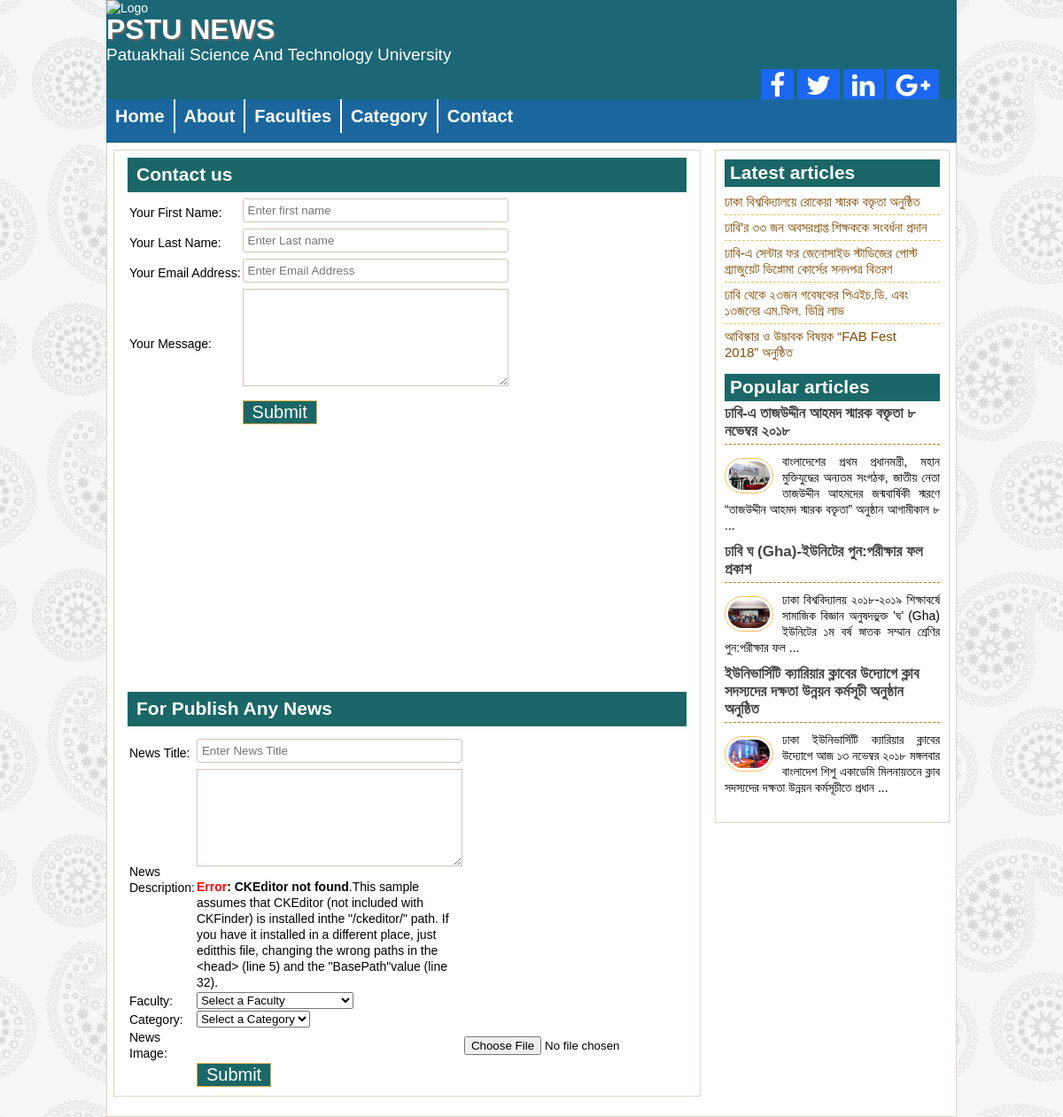
/Project/images/contact.php, run on the app's committed database.
### tables this page shows
CREATE TABLE `news` (
  `news_id` int(11) NOT NULL,
  `title` varchar(255) NOT NULL,
  `short_description` varchar(255) NOT NULL,
  `long_description` varchar(9999) NOT NULL,
  `image` varchar(255) NOT NULL,
  `faculty_id` int(11) NOT NULL,
  `category_id` int(11) NOT NULL,
  `status` int(1) NOT NULL,
  `date` varchar(255) NOT NULL,
  `year` varchar(4) NOT NULL,
  `month` varchar(2) NOT NULL,
  `timestamp` varchar(255) NOT NULL
);

### Project/images/contact.php (the view, shortened to what this page needs)
<!DOCTYPE html>
<html>
<head>
<?php include("head.php"); ?>
</head>
<body>
<?php
	include("config.php");
?>
<div class="headersection templete clear">
		<div class="logo">
			<img src="images/pstu.png" alt="Logo"/>
			<h2>PSTU NEWS</h2>
			<p>Patuakhali Science And Technology University</p>
		</div>
		<div class="social">
			<a href="#"><i class="fa fa-facebook"></i></a>
			<a href="#"><i class="fa fa-twitter"></i></a>
			<a href="#"><i class="fa fa-linkedin"></i></a>
			<a target="_blank" href="#"><i class="fa fa-google-plus"></i></a>
		</div>
	</div>
<div class="navsection templete">
		<ul>
			<li><a href="index.php">Home</a></li>
			<li><a href="about.php">About</a></li>
			<li><a href="">Faculties</a>
			</li>
			<li><a href="">Category</a>
			</li>
			<li><a href="contact.php">Contact</a>
		</ul>
	</div>
<div class="contentsection contemplete clear">
	<div class="maincontent clear">
		<div class="about">
			<h2>Contact us</h2>
			<table>
			<tr>
				<td>Your First Name:</td>
				<td>
				<input type="text" name="firstname" placeholder="Enter first name"/>
				</td>
			</tr>
			<tr>
				<td>Your Last Name:</td>
				<td>
				<input type="text" name="lastname" placeholder="Enter Last name"/>
				</td>
			</tr>
			<tr>
				<td>Your Email Address:</td>
				<td>
				<input type="email" name="email" placeholder="Enter Email Address"/>
				</td>
			</tr>
			<tr>
				<td>Your Message:</td>
				<td>
				<textarea></textarea>
				</td>
			</tr>
			<tr>
				<td></td>
				<td>
				<input type="submit" name="" value="Submit"/>
				</td>
			</tr>
			</table>
		 </div>
		<div class="googlemp">
			<div id="map"></div>
		</div>
		<div class="about">
			<h2>For Publish Any News</h2>
			<form method="post" enctype="multipart/form-data">
			<table>
			<tr>
				<td>News Title:</td>
				<td>
				<input type="text" name="title" placeholder="Enter News Title"/>
				</td>
			</tr>
			<tr>
				<td>News Description:</td>
				<td>
				<textarea name="long_description"></textarea>
				</td>
			</tr>
			<tr>
				<td>Faculty:</td>
				<td>
					<select name="faculty_id">
						<option value="">Select a Faculty</option>
					</select>
						</td>
			</tr>
			<tr>
				<td>Category:</td>
				<td>
					<select name="category_id">
						<option value="">Select a Category</option>
				</td>
			</tr>
			<tr>
				<td>News Image:</td>
				<td>
					<td><input type="file" name="image"/></td>
				</td>
			</tr>
			<tr>
				<td></td>
				<td>
				<input type="submit" name="add_news" value="Submit"/>
				</td>
			</tr>
			</table>
		</form>
		 </div>
	</div>
	<?php include("sideber.php"); ?>
</div>
</body>
</html>

### Project/sideber.php (shortened to what this page needs)
<?php
include("config.php");
	$limit = 5;
	$page = @$_GET['page'];
	if($page)
		$start = ($page - 1) * $limit;
	else
		$start = 0;
	$statement = $db->prepare("SELECT * FROM news ORDER BY news_id DESC LIMIT $start, $limit");
	$statement->execute();
	$result = $statement->fetchAll(PDO::FETCH_ASSOC);
?>
<div class="sidebar clear">
		<div class="samesidebar clear">
			<h2><b>Latest articles</b></h2>
				<ul>
				<?php
				foreach($result as $row)
					{
				?>
				<li><a href="news_details.php?id=<?php echo $row['news_id']; ?>"><?php echo $row['title']; ?></a></li>
	<?php
		}
	?>
				</ul>
		</div>
<?php
	$limit = 3;
	$page = @$_GET['page'];
	if($page)
		$start = ($page - 1) * $limit;
	else
		$start = 0;
	$statement = $db->prepare("SELECT * FROM news ORDER BY news_id ASC LIMIT $start, $limit");
	$statement->execute();
	$result = $statement->fetchAll(PDO::FETCH_ASSOC);
?>
		<div class="samesidebar clear">
			<h2><b>Popular articles</b></h2>
				<div class="popular clear">
				<?php
				foreach($result as $row)
					{
				?>
				<h3><a href="news_details.php?id=<?php echo $row['news_id']; ?>"><b><?php echo $row['title']; ?></b></a></h3>
					<a href="#"><img src="uploads/<?php echo $row['image']; ?>" alt=""/></a>
					<p>
						<?php
							$pieces = explode(" ", $row['long_description']);
							$final_words = implode(" ", array_splice($pieces, 0, 20));
							$final_words = $final_words.' ...';
						?>
						<?php echo $final_words; ?>
					</p>
					<?php
						}
					?>
				</div>
		</div>
	</div>

### Project/style1.css (style rules this page uses)
* { margin:0;padding:0;outline:0 }
body { font-family: 'Source Sans Pro', sans-serif;font-size:14px;line-height:18px;color:#000;background:url(images/bg.png)repeat fixed 0 0 #fff; }
.templete { width:960px;margin:0 auto; }
.contemplete { margin: 0 auto; width: 928px; }
.clear { overflow:hidden; }
input[type="text"], input[type="email"] { border: 1px solid #cfc5b6; border-radius: 3px; margin-bottom: 5px; padding: 5px; width: 300px; }
input[type="submit"] { background: #1b6767 none repeat scroll 0 0; border: 1px solid #e6af4b; color: #fff; cursor: pointer; font-size: 20px; padding: 1px 10px; }
textarea { height: 110px; margin-bottom: 10px; padding: 5px; width: 300px; border: 1px solid #cfc5b6; }
.headersection { background: #1b6776 none repeat scroll 0 0; color: #fff; }
.logo { float: left; width: 600px; }
.logo img { float: left; margin-right: 0px; padding-bottom: 0px; padding-left: 0px; padding-top: 0px; width: 125px; }
.logo h2 { color: #fff; font-size: 32px; margin-bottom: 11px; margin-top: 24px; text-shadow: 2px 2px 0 #666; }
.logo p { font-size: 19px }
.social { float: right; margin-right: 20px; margin-top: 82px; text-align: right; width: 255px; }
.social a { background: #1b67ef none repeat scroll 0 0; border-radius: 2px; color: #fff; font-size: 30px; padding: 2px 10px; }
.navsection { background: none repeat scroll 0 0 #1b679d; min-height: 49px; }
.navsection ul { margin:0;padding:0;list-style:none; }
.navsection ul li { border-left: 1px solid #fff; border-right: 1px solid #fff; display: block; float: left; position:relative; }
.navsection ul li:first-child { border-left: 0px solid #fdc662; }
.navsection ul li:last-child { border-right: 0px solid #c18a26; }
.navsection ul li a { color: #fff; display: block; font-size: 20px; font-weight: bold; padding: 10px; text-decoration: none; -webkit-transition:.5s; -moz-transition:.5s; -o-transition:.5s; transition:.5s; }
.contentsection { background: #ffffff none repeat scroll 0 0; border: 1px solid #ded4c5; padding: 7px; width:960px; }
.maincontent { background: #fff none repeat scroll 0 0; border: 1px solid #ded4c5; float: left; margin: 0 15px 15px 0; padding: 8px 15px; width: 663px; }
.samepost h2,.about h2 { background: #1b6767 none repeat scroll 0 0; border-bottom: 1px solid #1e6a6a; color: #fff; font-size: 21px; font-weight: bold; margin-bottom: 5px; padding: 10px; }
.sidebar { background: #fff none repeat scroll 0 0; border: 1px solid #ded4c5; float: right; margin-bottom: 15px; margin-top: 0; padding: 10px; width: 265px; }
.samesidebar { margin-bottom: 10px; }
.samesidebar h2 { background: #1b6767 none repeat scroll 0 0; border-bottom: 1px solid #1e6a6a; color: #fff; margin-bottom: 3px; padding: 6px; }
.samesidebar ul { padding:0;margin:0;list-style:none; }
.samesidebar ul li { border-bottom: 1px dashed #e9c05c; font-size: 15px; padding: 5px 8px 5px 0; }
.samesidebar ul li:last-child { border-bottom: 0px dashed #e9c05c; }
.samesidebar ul li a { color: #814a00; text-decoration: none; }
.samesidebar p { text-align: justify; margin-bottom: 10px; }
.popular h3 { border-bottom: 1px dashed #b7801c; font-size: 20px; font-weight: normal; margin-bottom: 10px; padding-bottom: 5px; }
.popular h3 a { text-decoration:none; color:#444; font-size:17px; }
.popular img { background: #fff none repeat scroll 0 0; border: 1px solid #f6bf5b; border-radius: 30px; float: left; height: 40px; margin-right: 10px; margin-top: 5px; padding: 3px; width: 55px; }
#map { width: 100%; height: 300px; }
* { -webkit-box-sizing: border-box; -moz-box-sizing: border-box; box-sizing: border-box; }
body { font-family: sans-serif; }

### data on the page
news: title "ঢাকা বিশ্ববিদ্যালয়ে রোকেয়া স্মারক বক্তৃতা অনুষ্ঠিত"
news: title "ঢাবি’র ৩৩ জন অবসরপ্রাপ্ত শিক্ষককে সংবর্ধনা প্রদান"
news: title "ঢাবি-এ সেন্টার ফর জেনোসাইড স্টাডিজের পোস্ট গ্র্যাজুয়েট ডিপ্লোমা কোর্সের সনদপত্র বিতরণ"
news: title "ঢাবি থেকে ২৩জন গবেষকের পিএইচ.ডি. এবং ১৩জনের এম.ফিল. ডিগ্রি লাভ"
news: title "আবিস্কার ও উদ্ভাবক বিষয়ক “FAB Fest 2018” অনুষ্ঠিত"
news: title "ঢাবি-এ তাজউদ্দীন আহমদ স্মারক বক্তৃতা ৮ নভেম্বর ২০১৮", image (picture), final_words "বাংলাদেশের প্রথম প্রধানমন্ত্রী, মহান মুক্তিযুদ্ধের অন্যতম সংগঠক, জাতীয় নেতা তাজউদ্দীন আহমদের জন্মবার্ষিকী স্মরণে “তাজউদ্দীন আহমদ স্মারক বক্তৃতা” অনুষ্ঠান আগামীকাল ৮ ..."
news: title "ঢাবি ঘ (Gha)-ইউনিটের পুন:পরীক্ষার ফল প্রকাশ", image (picture), final_words "ঢাকা বিশ্ববিদ্যালয় ২০১৮-২০১৯ শিক্ষাবর্ষে সামাজিক বিজ্ঞান অনুষদভুক্ত ’ঘ’ (Gha) ইউনিটের ১ম বর্ষ স্নাতক সম্মান শ্রেণির পুন:পরীক্ষার ফল ..."
news: title "ইউনিভার্সিটি ক্যারিয়ার ক্লাবের উদ্যোগে ক্লাব সদস্যদের দক্ষতা উন্নয়ন কর্মসূচী অনুষ্ঠান অনুষ্ঠিত", image (picture), final_words "ঢাকা ইউনিভার্সিটি ক্যারিয়ার ক্লাবের উদ্যোগে আজ ১৩ নভেম্বর ২০১৮ মঙ্গলবার বাংলাদেশ শিশু একাডেমি মিলনায়তনে ক্লাব সদস্যদের দক্ষতা উন্নয়ন কর্মসূচীতে প্রধান ..."
